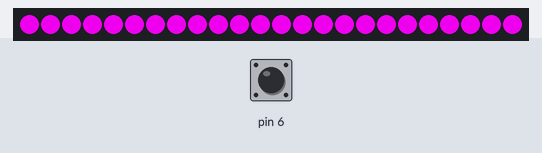
Bench run of a sketch on a simulated Arduino Uno, built with avr-gcc and run on an emulated ATmega328P. Shown: 24 RGB LEDs in strip order, left to right. The inputs (shaded band) are chosen by the test bench; at power-on: pin 6 HIGH.

Above: at 1.3 s.
1.4 s: pin 6 pulled LOW for 0.15 s
At 3.0 s:
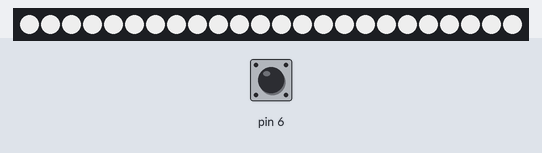
3.3 s: pin 6 pulled LOW for 3.2 s
At 7.2 s:
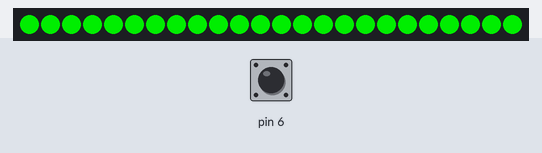
8.0 s: pin 6 pulled LOW for 0.15 s
At 9.3 s:
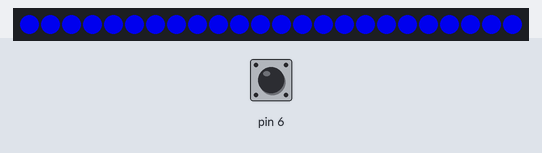
9.9 s: pin 6 pulled LOW for 1 s
At 10.37 s:
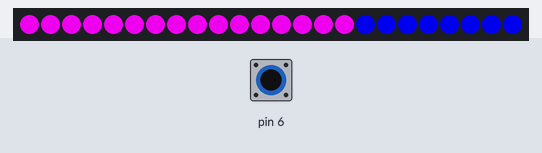
12.4 s: pin 6 pulled LOW for 0.15 s
At 13.9 s:
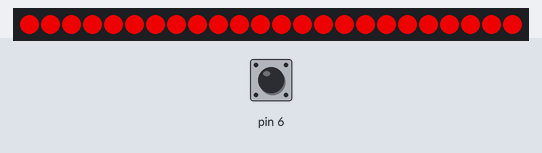
Timing chart, 0 to 15.3 s (numbered marks = the images above; inputs shaded):
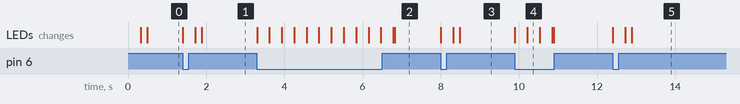

The sketch:

colourledring_button.ino
```cpp
#include <Adafruit_NeoPixel.h>
#ifdef __AVR__
  #include <avr/power.h>
#endif

#define PIN 3

// Parameter 1 = number of pixels in strip
// Parameter 2 = Arduino pin number (most are valid)
// Parameter 3 = pixel type flags, add together as needed:
//   NEO_KHZ800  800 KHz bitstream (most NeoPixel products w/WS2812 LEDs)
//   NEO_KHZ400  400 KHz (classic 'v1' (not v2) FLORA pixels, WS2811 drivers)
//   NEO_GRB     Pixels are wired for GRB bitstream (most NeoPixel products)
//   NEO_RGB     Pixels are wired for RGB bitstream (v1 FLORA pixels, not v2)
//   NEO_RGBW    Pixels are wired for RGBW bitstream (NeoPixel RGBW products)
Adafruit_NeoPixel strip = Adafruit_NeoPixel(24, PIN, NEO_GRB + NEO_KHZ800);


void setup() {
  strip.begin();
  strip.setBrightness(200);
  strip.show(); // Initialize all pixels to 'off'
  pinMode(6, INPUT_PULLUP);
  Serial.begin(9600);
}


void loop() {
  // Some example procedures showing how to display to the pixels:
  uint32_t magenta = strip.Color(255, 0, 255);
  // strip.fill(magenta, 0, 24);
  colorWipe(strip.Color(255, 0, 255), 20); // magenta
  while (digitalRead(6)){
    // do nothing until button is pressed
  }
  colorWipe(strip.Color(255, 255, 255), 20); // white
  while (digitalRead(6)){
    // do nothing until button is pressed
  }
  colorWipe(strip.Color(255, 0, 0), 20);// Red
  while (digitalRead(6)){
    // do nothing until button is pressed
  }
  colorWipe(strip.Color(0, 255, 0), 20); // Green
  while (digitalRead(6)){
    // do nothing until button is pressed
  }
  colorWipe(strip.Color(0, 0, 255), 20); // Blue
  while (digitalRead(6)){
    // do nothing until button is pressed
  }
  // rainbow(20);
  //rainbowCycle(20);
}

// Fill the dots one after the other with a color
void colorWipe(uint32_t c, uint8_t wait) {
  for(uint16_t i=0; i<strip.numPixels(); i++) {
    strip.setPixelColor(i, c);
    strip.show();
    delay(wait);
  }
}

void rainbow(uint8_t wait) {
  uint16_t i, j;

  for(j=0; j<256; j++) {
    for(i=0; i<strip.numPixels(); i++) {
      strip.setPixelColor(i, Wheel((i+j) & 255));
    }
    strip.show();
    delay(wait);
  }
}

// Slightly different, this makes the rainbow equally distributed throughout
void rainbowCycle(uint8_t wait) {
  uint16_t i, j;

  for(j=0; j<256*5; j++) { // 5 cycles of all colors on wheel
    for(i=0; i< strip.numPixels(); i++) {
      strip.setPixelColor(i, Wheel(((i * 256 / strip.numPixels()) + j) & 255));
    }
    strip.show();
    delay(wait);
  }
}


// Input a value 0 to 255 to get a color value.
// The colours are a transition r - g - b - back to r.
uint32_t Wheel(byte WheelPos) {
  WheelPos = 255 - WheelPos;
  if(WheelPos < 85) {
    return strip.Color(255 - WheelPos * 3, 0, WheelPos * 3);
  }
  if(WheelPos < 170) {
    WheelPos -= 85;
    return strip.Color(0, WheelPos * 3, 255 - WheelPos * 3);
  }
  WheelPos -= 170;
  return strip.Color(WheelPos * 3, 255 - WheelPos * 3, 0);
}
```

Measured:
- after the input at 1.4 s, the LEDs: first change at once (image 1 shows a later state)
- after the input at 3.3 s, the LEDs: first change at once (image 2 shows a later state)
- after the input at 8.0 s, the LEDs: first change at once (image 3 shows a later state)
- after the input at 9.9 s, the LEDs: first change at once (image 4 shows a later state)
- after the input at 12.4 s, the LEDs: first change at once (image 5 shows a later state)
